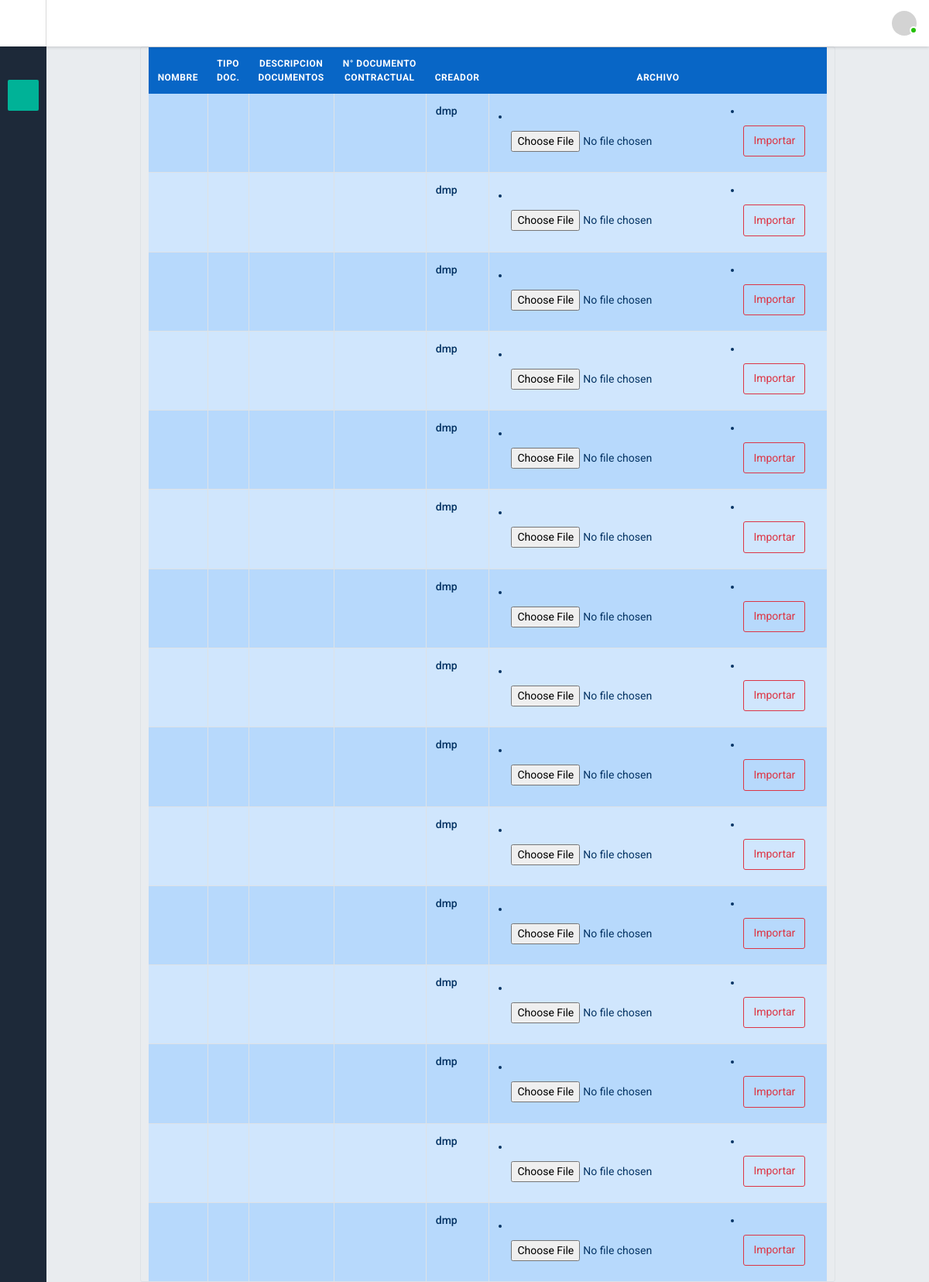
The app's page /panel_carga/documento/lista/ (signed in) with its own data.
### panel_carga/models.py (models this page shows, shortened)
class Documento(models.Model):
    Especialidad = models.CharField(verbose_name="Especialidad", max_length=100, blank=False)
    Descripcion = models.TextField(verbose_name="Descripción", blank=False)
    Codigo_documento = models.CharField(verbose_name="Codigo Documento",unique=True, max_length=100)
    proyecto = models.ForeignKey(Proyecto, on_delete=models.CASCADE)
    Tipo_Documento = models.CharField(verbose_name="Tipo Documento", max_length=50)
    Numero_documento_interno = models.CharField(verbose_name="Numero documento Interno", max_length=50, blank=True)
    archivo = models.FileField(upload_to="proyecto/documentos/", blank=True)
    owner = models.ForeignKey(User, on_delete=models.CASCADE)
    fecha_Emision_B = models.DateTimeField(verbose_name="Fecha inicio emisión B", blank=True, default=None)
    fecha_Emision_0 = models.DateTimeField(verbose_name="Fecha inicio emisión 0", blank=True, default=None)

### panel_carga/views.py (the view)
# urls.py: path('documento/lista/', views.DocumentoFileUploadView.as_view() , name="documento-list"),
class DocumentoFileUploadView(ProyectoMixin, ListView):
    model = Documento
    template_name = 'panel_carga/list-documento.html'
    context_object_name = "documentos"
    paginate_by = 15
    def get_queryset(self):
        return Documento.objects.filter(proyecto=self.proyecto)

### tools/views.py (called while the page is built)
    def dispatch(self, request, *args, **kwargs):
        if not request.user.is_authenticated:
            return self.handle_no_permission()
        if not request.session.get('proyecto', None):
            return HttpResponseRedirect(reverse_lazy('proyecto-select'))
        proyecto_id = request.session.get('proyecto')
        try:
            self.proyecto = Proyecto.objects.get(pk=proyecto_id)
        except Proyecto.DoesNotExist:
            HttpResponseRedirect(reverse_lazy('proyecto-crear'))
        return super().dispatch(request, *args, **kwargs)

    def get_context_data(self, **kwargs):
        context = super().get_context_data(**kwargs)
        context['proyecto'] = self.proyecto
        return context

### templates/panel_carga/list-documento.html
{% extends 'index-base.html' %}
{% block content %}
  <div class="row row-sm d-flex justify-content-center mg-t-20" >
      <div class="bd bd-gray-300 rounded table-responsive">
        <table class="table table-striped mg-b-0 table-bordered table-primary"id="tblData">
          <thead>
            <tr>
              <th style="text-align: center;border: 2px;border-color: grey; color: white;">Nombre</th>
              <th style="text-align: center;border: 2px;border-color: grey; color: white;">Tipo <br> Doc.</th>
              <th style="text-align: center;border: 2px;border-color: grey; color: white;">Descripcion <br>Documentos</th>
              <th style="text-align: center;border: 2px;border-color: grey; color: white;">N° Documento <br>Contractual</th>
              <th style="text-align: center;border: 2px;border-color: grey; color: white;"> Creador </th>
              <th style="text-align: center;border: 2px;border-color: grey; color: white;"> Archivo </th>
            </tr>
          </thead>
          <tbody>
          {% for documento in documentos %}
            <tr>
              <th> {{documento.nombre}} </th>
              <th> {{documento.tipo}} </th>
              <th> {{documento.descripcion}} </th>
              <th> {{documento.num_documento}} </th>
              <th> {{documento.owner}} </th>
              <th><form  class="nav-item "method="POST" enctype="multipart/form-data">{% csrf_token %}<li class="nav-item float-left mg-t-7" style="width: auto;"><a class="nav-link active"><input type="file" name="importfile" id="file" onchange="fileValidation()"></a></li><li class="nav-item float-left"style="width: auto;"><a class="nav-link"><button class="btn btn-outline-danger" type="submit"> Importar </button></a></li></form></th>
            </tr>
          {% empty %}
              <th> Aun no hay documentos cargados para el proyecto actual. </th>
          {% endfor %}
          </tbody>
        </table>
      </div>
    </div>
  </div>
{% endblock content %}

### templates/index-base.html (shortened to what this page needs)
<!DOCTYPE html>
{% load static %}
<html lang="en">
  <head>
    <link href="{% static 'font-awesome/css/font-awesome.css' %}" rel="stylesheet">
    <link href="{% static 'Ionicons/css/ionicons.css' %}" rel="stylesheet">
    <link href="{% static 'perfect-scrollbar/css/perfect-scrollbar.css' %}" rel="stylesheet">
    <link href="{% static 'jquery-switchbutton/jquery.switchButton.css' %}" rel="stylesheet">
    <link href="{% static 'rickshaw/rickshaw.min.css' %}" rel="stylesheet">
    <link href="{% static 'jt.timepicker/jquery.timepicker.css' %}" rel="stylesheet">
    <link rel="stylesheet" href="{% static 'css/bracket.css' %}">
  </head>
  <body>
    <div class="br-sideleft overflow-y-auto">
      <div class="br-sideleft-menu">
        <a href="{% url 'index' %}" class="br-menu-link active">
          <div class="br-menu-item">
            <i class="menu-item-icon icon ion-ios-home-outline tx-22"></i>
          </div>
        </a>
         <a href="{% url 'PanelCarga' %}" class="br-menu-link ">
          <div class="br-menu-item">
            <i class="menu-item-icon icon ion-ios-photos-outline tx-20"></i>
          </div>
        <a href="{% url 'Bandejaeys' %}" class="br-menu-link">
          <div class="br-menu-item">
            <i class="menu-item-icon icon ion-ios-email-outline tx-24"></i>
          </div>
        </a>
        <a href="{% url 'analitica-index' %}" class="br-menu-link">
          <div class="br-menu-item">
            <i class="menu-item-icon ion-ios-pie-outline tx-20"></i>
          </div>
        </a>
        <a href="#" class="br-menu-link">
          <div class="br-menu-item">
            <i class="menu-item-icon ion-ios-redo-outline tx-24"></i>
          </div>
        </a>
        <a href="{% url 'buscador-index' %}" class="br-menu-link">
          <div class="br-menu-item">
            <i class="menu-item-icon icon ion-ios-list-outline tx-22"></i>
          </div>
        </a>
        <a href="{% url 'listar-usuarios' %}" class="br-menu-link">
          <div class="br-menu-item">
            <i class="menu-item-icon icon ion-ios-gear-outline tx-24"></i>
          </div>
        </a>
      </div>
    </div>
    <div class="br-header">
      <div class="br-header-left">
        <div class="navicon-left hidden-md-down"><a id="btnLeftMenu" href=""><i class="icon ion-navicon-round"></i></a></div>
      </div>
      <div class="br-header-right">
        <nav class="nav">
          <div class="dropdown">
            <a href="" class="nav-link nav-link-profile" data-toggle="dropdown">
              <img src="http://via.placeholder.com/64x64" class="wd-32 rounded-circle" alt="">
              <span class="square-10 bg-success"></span>
            </a>
          </div>
        </nav>
      </div>
    </div>
    <div class="br-mainpanel">
      <div class="br-pagebody mg-t-5 pd-x-30">
      {% block content %}
      {% endblock content %}
      </div>
  </body>
</html>

### records on screen
Documento: owner "dmp"
Documento: owner "dmp"
Documento: owner "dmp"
Documento: owner "dmp"
Documento: owner "dmp"
Documento: owner "dmp"
Documento: owner "dmp"
Documento: owner "dmp"
Documento: owner "dmp"
Documento: owner "dmp"
Documento: owner "dmp"
Documento: owner "dmp"
Documento: owner "dmp"
Documento: owner "dmp"
Documento: owner "dmp"
